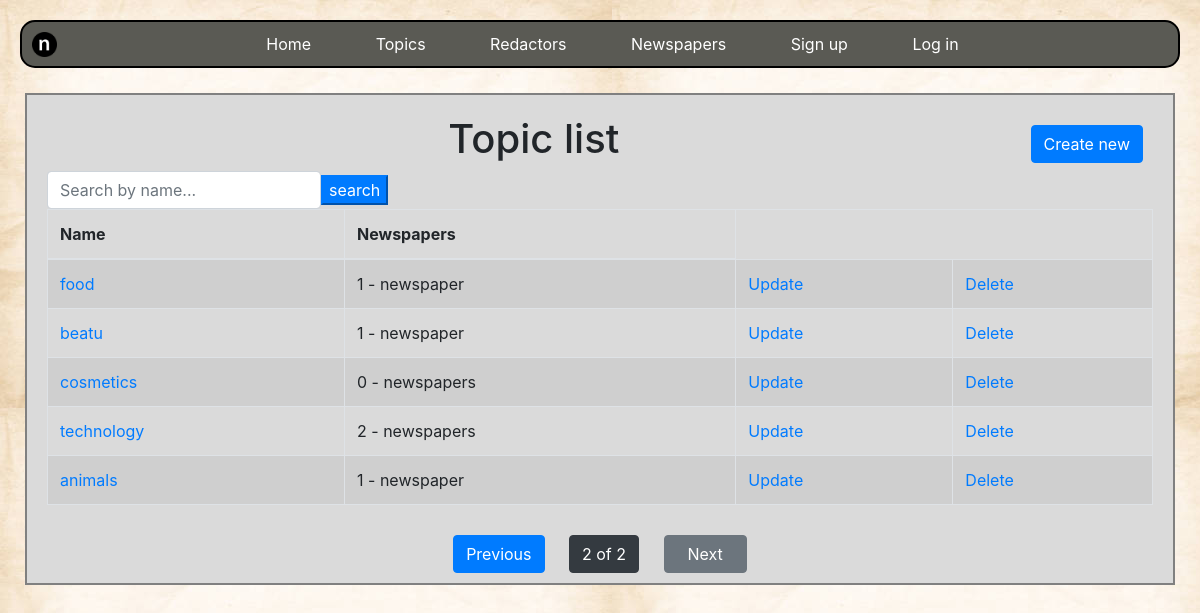
Page /topics/?page=2 on the earlier database version.
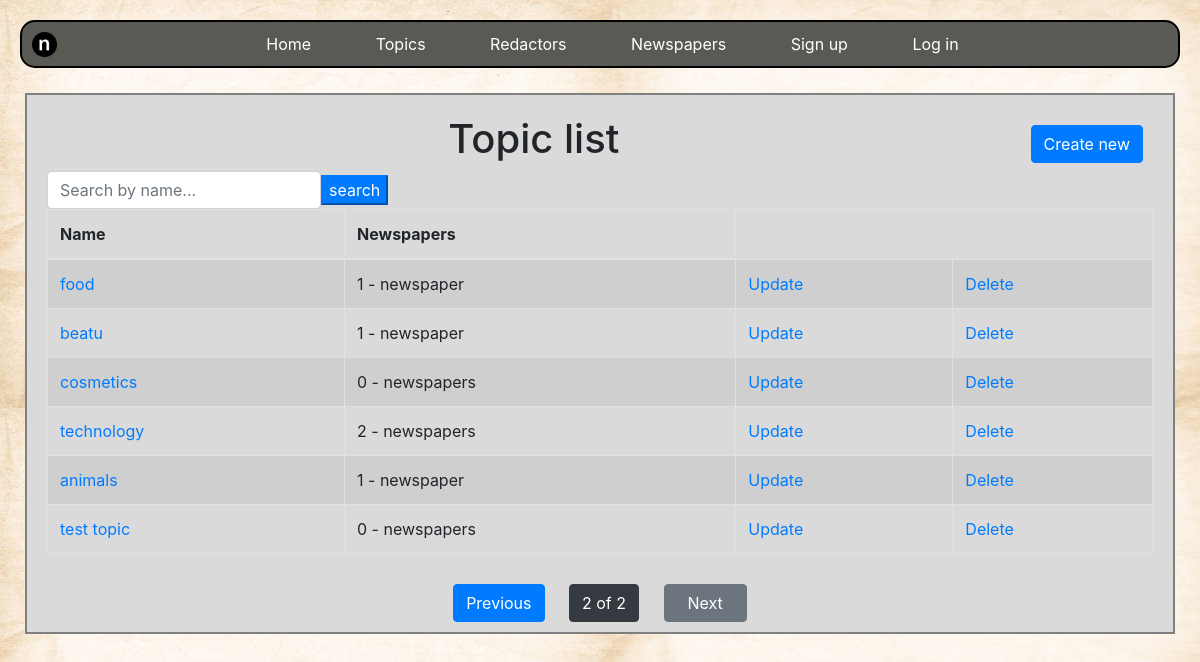
Same page on the later database version.
### news/models.py (models this page shows, shortened)
class Topic(models.Model):
    name = models.CharField(max_length=255)

### news/views.py (the view)
class TopicListView(generic.ListView):
    model = Topic
    queryset = Topic.objects.all()
    paginate_by = 7
    def get_context_data(self, *, object_list=None, **kwargs):
        context = super(TopicListView, self).get_context_data(**kwargs)
        title = self.request.GET.get("title", "")
        context["search_form"] = TopicSearchForm(initial={"title": title})
        return context
    def get_queryset(self):
        title = self.request.GET.get("title")
        if title:
            return self.queryset.filter(name__icontains=title)
        return self.queryset

### news/forms.py
class TopicSearchForm(forms.Form):
    title = forms.CharField(
        max_length=255,
        required=False,
        label="",
        widget=forms.TextInput(attrs={"placeholder": "Search by name..."}),
    )

### news/templatetags/query_transform.py (called while the page is built)
@register.simple_tag
def query_transform(request: HttpRequest, **kwargs):
    updated = request.GET.copy()
    for key, value in kwargs.items():
        if value is not None:
            updated[key] = value
        else:
            updated.pop(key, 0)
    return updated.urlencode()

### templates/news/topic_list.html
{% extends "base.html" %}
{% load crispy_forms_filters %}
{% block content %}
  <div class="content-details">
    <h1 style="text-align: center;">
      Topic list
      <a href="{% url 'news:topic-create' %}" class="float-right btn btn-primary">
        Create new
      </a>
    </h1>
      <form action="" method="get" class="form-inline">
        {{ search_form|crispy }}
        <input type="submit" value="search" class="btn-primary">
      </form>
    {% if topic_list %}
      <table class="table table-striped table-bordered table-hover">
        <thead>
            <tr>
            <th>Name</th>
            <th>Newspapers</th>
          </tr>
        </thead>
        <tbody>
      {% for topic in topic_list %}
        <tr>
          <td><a href="{% url 'news:topic-detail' pk=topic.id %}">{{ topic.name }}</a></td>
          <td>{{ topic.newspaper.count }} - newspaper{{ topic.newspaper.count|pluralize }}</td>
          <td><a href="{% url 'news:topic-update' pk=topic.id %}">Update</a></td>
          <td><a href="{% url 'news:topic-delete' pk=topic.id %}">Delete</a></td>
        </tr>
      {% endfor %}
        </tbody>
      </table>
    {% else %}
      <p>Now we don't have topic</p>
    {% endif %}
  </div>
{% endblock %}

Differences in the rows shown:
added Topic: name "test topic", newspaper.count "0"
